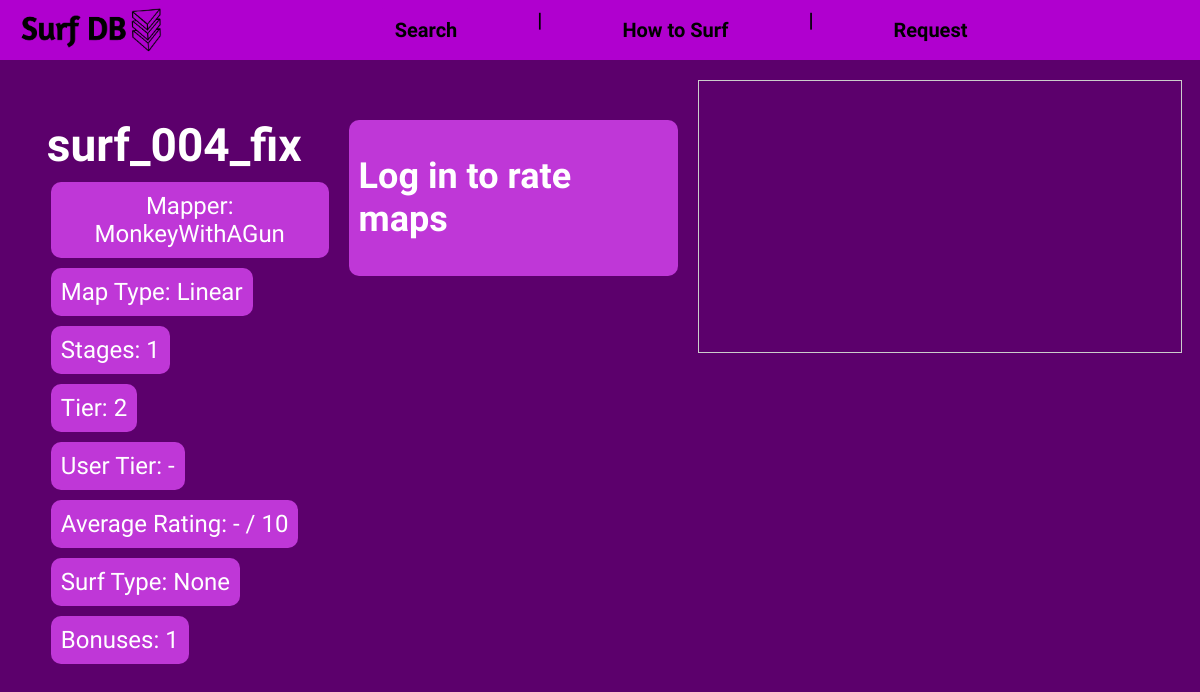
/map/surf_004_fix, run on the app's committed database.
### tables this page shows
CREATE TABLE "maps" (
    map_id INTEGER PRIMARY KEY AUTOINCREMENT,
    name TEXT UNIQUE NOT NULL,
    tier INTEGER NOT NULL,
    type TEXT NOT NULL,
    mapper TEXT,
    youtube TEXT,
    stages TEXT,
    bonuses INTEGER
);

### app.py (the view, shortened to what this page needs)
@app.route('/map/<string:map_name>', methods=['GET', 'POST'])
def map_page(map_name):
    map_data = db.execute("""SELECT maps.*,
                                COUNT(ratings.map_id) AS rating_count,
                                AVG(ratings.rating) AS average_rating,
                                AVG(ratings.tier) AS usertier,
                                (SELECT surftype
                                    FROM ratings r
                                    WHERE r.map_id = maps.map_id
                                    GROUP BY surftype
                                    ORDER BY COUNT(surftype) DESC
                                    LIMIT 1) AS surftype
                            FROM maps
                            LEFT JOIN ratings ON maps.map_id = ratings.map_id
                            WHERE maps.name = ?
                            GROUP BY maps.map_id
                            """, map_name)
    if not map_data:
        return render_template('nomap.html')
    map_data = map_data[0]
    loggedin = False
    types = ['Unit', 'Tech', 'Maxvel', 'Combo', 'Other']
    if 'userid' in session:
        user_ratings = db.execute("SELECT * FROM ratings WHERE map_id =? AND userid =?", map_data['map_id'], session['userid'])
        user_data = user_ratings[0] if user_ratings else None
        loggedin = True
    else:
        user_data = None
    return render_template('map.html', map_data=map_data, user_data=user_data, loggedin=loggedin)

### templates/map.html (shortened to what this page needs)
{% extends "layout.html" %}
{% block main %}
<div>
    <div class="container3">
        <div class="results2">
            <h2 class="mapname">{{ map_data.name }}</h2>
            <p class="mapinfo">Mapper: {{ map_data.mapper }}</p>
            <p class="mapinfo">Map Type: {{ map_data.type }}</p>
            <p class="mapinfo">Stages: {{ map_data.stages }}</p>
            <p class="mapinfo">Tier: {{ map_data.tier }}</p>
            {% if map_data.get('usertier') == none %}
                <p class="mapinfo">User Tier: -</p>
            {% else %}
                <p class="mapinfo">User Tier: {{ map_data.usertier|float|round(1) }}</p>
            {% endif %}
            {% if map_data.average_rating == none %}
                <p class="mapinfo">Average Rating: - / 10</p>
            {% endif %}
            <p class="mapinfo">Surf Type: {{ map_data.surftype }}</p>
            <p class="mapinfo">Bonuses: {{ map_data.bonuses }}</p>
        </div>
        <div class="rate">
            {% if loggedin == true %}
                <h2 class="rateheading">Rate this map</h2>
                <form method="POST">
                    <div>
                        <label class="ratemargin" for="rating">Rating (1 decimal):</label>
                        <input class="rateform" type="number" id="rating" name="rating" min="1" max="10" step="0.1"> / 10
                    </div>
                    <div>
                        <label class="ratemargin" for="tier">Tier (1 decimal):</label>
                        <input class="rateform" type="number" id="tier" name="tier" min="1" max="8.9" step="0.1">
                    </div>
                    <div>
                        <label class="ratemargin" for="type">Surf type:</label>
                        <select class="rateform" id="type" name="type">
                        <option value="" disabled selected>Select</option>
                        <option value="Unit">Unit</option>
                        <option value="Tech">Tech</option>
                        <option value="Maxvel">Maxvel</option>
                        <option value="Combo">Combo</option>
                        <option value="Other">Other</option>
                        </select>
                    </div>
                    <button class="ratesubmit" type="submit">Save</button>
                </form>
            {% else %}
                <h2>Log in to rate maps</h2>
            {% endif %}
        </div>
        <div class="mapvid">
            <div class="video-container2">
                <iframe id="youtube-video" src="" allow="accelerometer; autoplay; clipboard-write; encrypted-media; gyroscope; picture-in-picture" allowfullscreen></iframe>
            </div>
        </div>
    </div>
</div>
{% endblock %}

### static/styles.css (style rules this page uses)
body { margin: 0; font-family: 'Abel', sans-serif; background-color: #5c006c; overflow-x: hidden; }
.container3 { display: flex; justify-content: space-between; }
.mapname { font-size: 46px; font-weight: bold; margin-bottom: 10px; color: #ffffff; }
iframe { width: 100%; height: 100%; border: none; z-index: 0; }
.mapinfo { background-color: #bf37d7; display: block; border-radius: 10px; width: fit-content; font-size: 24px; color: #ffffff; padding: 10px; margin-left: 10%; margin-top: 10px; margin-bottom: 10px; }
.video-container2 { position: relative; width: 100%; padding-top: 56.25%; border: 1px solid #ccc; }
.video-container2 iframe { position: absolute; top: 0; left: 0; width: 100%; height: 100%; }
.results2 { text-align: center; width: 30%; padding:20px; box-sizing: border-box; }
.rate { background-color: #bf37d7; display: flex; flex-direction: column; align-items: center; align-self: flex-start; border-radius: 10px; font-size: 24px; color: #ffffff; padding: 5px 10px; line-height: 1.2; margin-top: 5%; }
.rate h2 { margin-right: 10px; }
.mapvid { width: 45%; padding:20px; box-sizing: border-box; }

### data on the page
maps: name "surf_004_fix", mapper "MonkeyWithAGun", type "Linear", stages "1", tier "2", bonuses "1"

### other printed values
{{ map_data.surftype }} "None"
